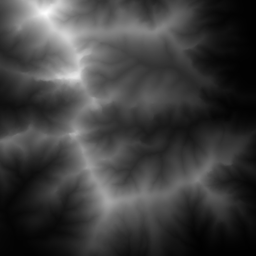
#> input picture terrain/large1(614)(614)(1.524)(423.0295522516001).png, 256 x 256 px, shrunk from 614 x 614 before the run, found by its file name
$ python terrainLoader.py
#> lines starting #> are read from the running program, lines starting #| are printed output that depends on the picture
from PIL import Image
import numpy as np
import os

def hex_to_rgb(hex_color):
    """Convert hex string like '#00FF00' to an RGB tuple (0–255)."""
    hex_color = hex_color.lstrip('#')
    return tuple(int(hex_color[i:i+2], 16) for i in (0, 2, 4))

def interpolate_color(val, min_val, max_val, color_start, color_end):
    """Linearly interpolate between two RGB colors."""
    ratio = (val - min_val) / (max_val - min_val)
    return tuple(
        int(start + (end - start) * ratio)
        for start, end in zip(color_start, color_end)
    )

def convert_heightmap_to_colormap(input_path, output_path, hex_start, hex_end):
    """
    Converts a grayscale heightmap to a custom colormap between two hex color codes.

    Parameters:
        input_path (str): Path to the grayscale heightmap PNG.
        output_path (str): Output path for the new colored image.
        hex_start (str): Hex code for the lowest value (e.g., '#000000').
        hex_end (str): Hex code for the highest value (e.g., '#00FFFF').
    """
#> called with output_path = 'heightmap_colored.png', hex_start = '#1D3807', hex_end = '#B9D8B2'
    if not os.path.exists(input_path):
        raise FileNotFoundError(f"File not found: {input_path}")

    # Load grayscale image
    gray_img = Image.open(input_path).convert("L")
#> gray_img is the input picture: PIL image 256x256 L; min 0, max 253, mean 62.7
    gray_data = np.array(gray_img)

    # Parse hex colors
    rgb_start = hex_to_rgb(hex_start)
    rgb_end = hex_to_rgb(hex_end)

    # Create new RGB image
    color_img = Image.new("RGB", gray_img.size)
#> color_img: PIL image 256x256 RGB; every value is 0
    for y in range(gray_img.height):
        for x in range(gray_img.width):
            val = gray_data[y, x]
            color = interpolate_color(val, 0, 255, rgb_start, rgb_end)
            color_img.putpixel((x, y), color)
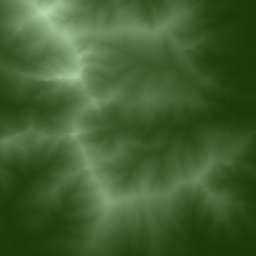
#> color_img: PIL image 256x256 RGB; mean R, G, B 66.9, 94.9, 48.6

    # Save the output image
    color_img.save(output_path)
    print(f"Saved colored heightmap to: {output_path}")


convert_heightmap_to_colormap(
    input_path="terrain\large1(614)(614)(1.524)(423.0295522516001).png",
    output_path="heightmap_colored.png",
    hex_start="#1D3807",
    hex_end="#B9D8B2"
)
